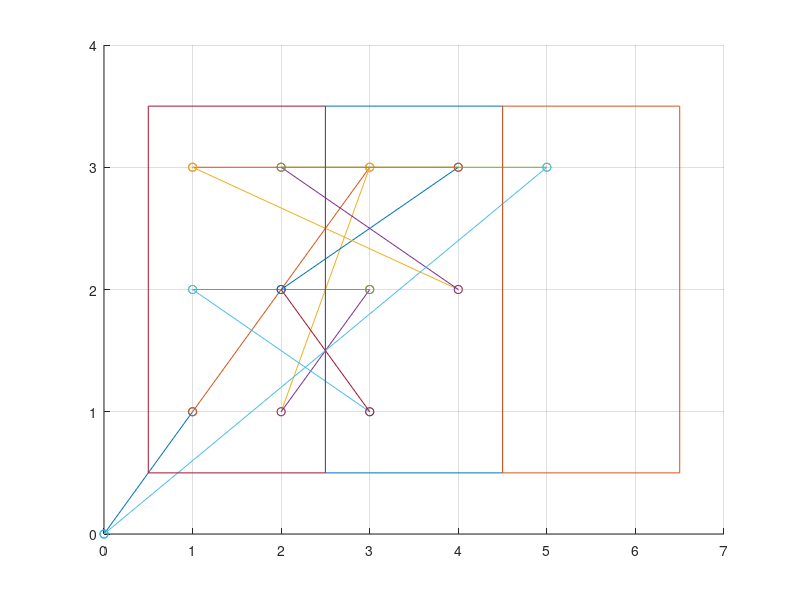

MATLAB code for this plot: (Note: this script raises an error after producing the figure.)
%% Test of route generation for genetic algorithm
%% FE 2020

%% Mostly manually set start and end positions with random target groups for each seedling
n = 6;  %Number of seedlings
vertices = 2*n+1;
startEnd = [0 0];
seedlings = [1 1 randi([1 2],1),
    1 2 randi([1 2],1),
    2 1 randi([1 2],1),
    2 2 randi([1 2],1),
    1 3 randi([1 2],1),
    2 3 randi([1 2],1)];
target1 = [3 3,
    3 2,
    3 1,
    4 3,
    4 2,
    4 1];

target2 = [5 3,
    5 2,
    5 1,
    6 3,
    6 2,
    6 1];

%% Squares
X1 = 0.5;
X2 = 2.5;
Y1 = 0.5;
Y2 = 3.5;

squareX1 = [X1, X2, X2, X1, X1];
squareY1 = [Y1, Y1, Y2, Y2, Y1];
squareX2 = [X1+2, X2+2, X2+2, X1+2, X1+2];
squareY2 = [Y1, Y1, Y2, Y2, Y1];
squareX3 = [X1+4, X2+4, X2+4, X1+4, X1+4];
squareY3 = [Y1, Y1, Y2, Y2, Y1];

%% Initialize stuff
currentRecord = 999999;
recordDistance = 999999;
maxIter = 100;
iterCount = 0;
popSize = 100;
routeMatrix = zeros(popSize, vertices+1, 2);
population = zeros(popSize,n);
fitness = zeros(popSize,1);
mutationRate = 0.1;

for i = 1:popSize
    population(i,:) = randperm(n,n);
end

while iterCount < maxIter
    %% Calculate Fitness
    for i = 1:popSize
        %% Generate routeMatrix depending on populations
        posCount = 2;
        targetCount1 = 1;
        targetCount2 = 1;
        for j = 1:length(population(i,:))
            routeMatrix(i,posCount,:) = seedlings(population(i,j),1:2);
            if seedlings(population(i,j),3) == 1
                routeMatrix(i,posCount+1,:) = target1(targetCount1,:);
                targetCount1 = targetCount1 + 1;
            end
            if seedlings(population(i,j),3) == 2
                routeMatrix(i,posCount+1,:) = target2(targetCount2,:);
                targetCount2 = targetCount2 + 1;
            end
            posCount = posCount + 2;
        end
        %% Calculation of route length
        routeLength = 0;
        for k = 2:vertices
            verticeLength = abs(sqrt(routeMatrix(i,k,1)^2+routeMatrix(i,k,2)^2)...
                - sqrt(routeMatrix(i,k-1,1)^2+routeMatrix(i,k-1,2)^2));
            routeLength = routeLength + verticeLength;
        end
        
        %% Update best populations
        if routeLength < recordDistance
            recordDistance = routeLength;
            bestEver = population(i,:);
            
            %% Plot route
            figure(1);
            clf(figure(1));
            xlim([0 7]);
            ylim([0 4]);
            grid on;
            for l = 1:vertices
                hold on
                plot(routeMatrix(i,[l, l+1],1), routeMatrix(i,[l, l+1],2),'-o')
            end
            plot(squareX1, squareY1);
            plot(squareX2, squareY2);
            plot(squareX3, squareY3);
        end
        
        if routeLength < currentRecord
            currentRecord = routeLength;
            currentBest = population(i,:);
        end
        
        %% Calculate fitness
        fitness(i,1) = routeLength;%1 / (routeLength^8 + 1);
    end
    
    %% Normalize Fitness
    sumFitness = 0;
    for i = 1:popSize
        sumFitness = sumFitness + fitness(i,1);
    end
    
    for i = 1:popSize
        fitness(i,1) = fitness(i,1) / sumFitness;
    end
    
    %% Create next Generation with mutation
    newPopulation = zeros(popSize,n);
    for i = 1:popSize
        order = select_point(population(:,:), fitness(:,:));
        %orderB = select_point(population(:,:), fitness(:,:));
        for j = 1:n
            if rand < mutationRate
                pointA = randi(length(order));
                pointB = mod(pointA + 1, 2) + 1;
                temp = order(pointA);
                order(pointA) = order(pointB);
                order(pointB) = temp;
            end
        end
        newPopulation(i,:) = order;
        
    end
    population = newPopulation;
    
    %% Increment iter
    iterCount = iterCount+1;
end
